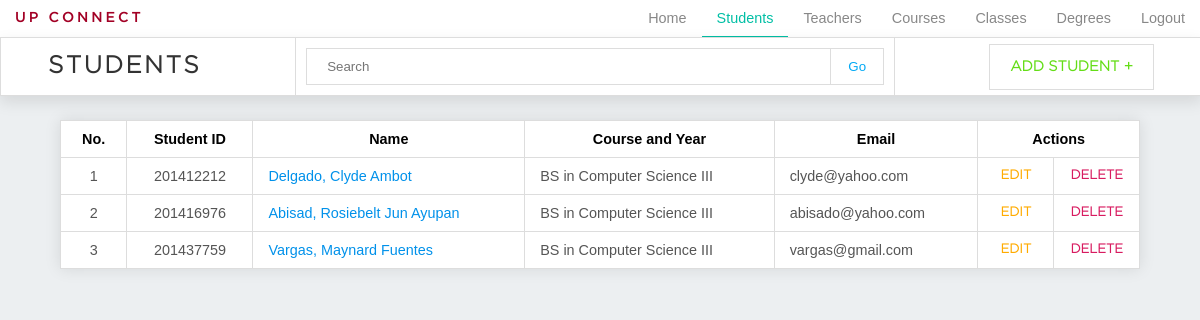
Before: /admin_students.php with the older database file.
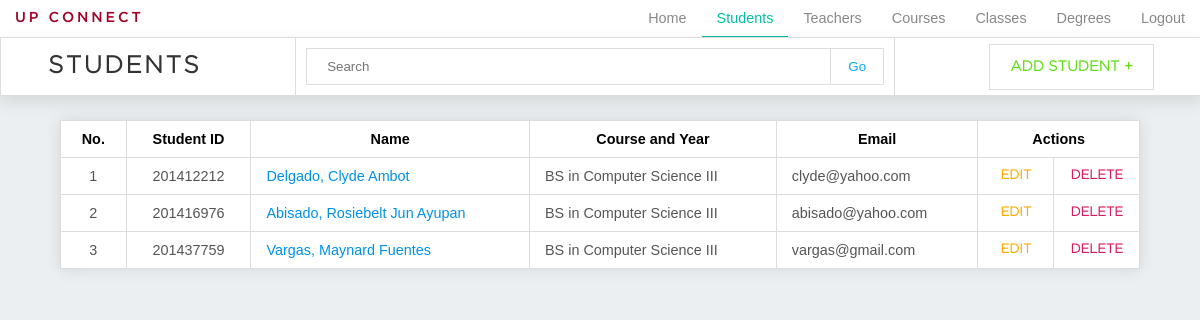
After: the same page with the newer database file.
### tables this page shows
CREATE TABLE `student` (
  `student_id` varchar(9) NOT NULL,
  `firstname` varchar(30) NOT NULL,
  `middlename` varchar(30) NOT NULL,
  `lastname` varchar(30) NOT NULL,
  `email` varchar(40) NOT NULL,
  `year_lvl` int(2) NOT NULL,
  `degree_id` int(11) NOT NULL,
  `password` varchar(100) NOT NULL
);

CREATE TABLE `degree` (
  `degree_id` int(11) NOT NULL,
  `degree_name` varchar(30) NOT NULL,
  `description` text NOT NULL
);

### admin_students.php (the view, shortened to what this page needs)
<!DOCTYPE html>
<html>
<head>
	<link rel="stylesheet" type="text/css" href="css/admin/general.css">
	<link rel="stylesheet" type="text/css" href="css/admin/navigation.css">
	<link rel="stylesheet" type="text/css" href="css/admin/search.css">
	<link rel="stylesheet" type="text/css" href="css/admin/table.css">
	<link rel="stylesheet" type="text/css" href="css/admin/modal_add.css">
</head>
<body>
	<?php
		require "connect.php";
		require "admin_nav.php";
	?>
	<div id="container">
		<header class="table-header">
			<a href="admin_students.php" class="current"><h1>Students</h1></a>
			<form action="admin_students" class="search" method="POST">
				<input type="text" name="keyword" placeholder="Search">
				<input type="submit" name="search" value="Go">
			</form>
			<a class="button add" id="add" href="admin_add_student.php">Add Student +</a>
		</header>
		<?php
			if (isset($_POST['search'])) {
				$keyword = $_POST['keyword'];
				$query = "SELECT * FROM student
						  NATURAL JOIN degree
						  WHERE firstname
						  LIKE '%$keyword%'
						  OR lastname
						  LIKE '%$keyword%'
						  OR middlename
						  LIKE '%$keyword%'
						  OR student_id
						  LIKE '%$keyword%'
						  OR email
						  LIKE '%$keyword%'
						  OR degree_name
						  LIKE '%$keyword%'";
			} else{
				$query = "SELECT * FROM student NATURAL JOIN degree";
			}
			$result = mysqli_query($dbconn, $query);
			$data = [];
			if(mysqli_affected_rows($dbconn)){
				while($row = mysqli_fetch_assoc($result)){
				$data[] = $row;
				}
			}
			if(count($data)>0){ ?>
				<table>
					<tr>
						<th>No.</th>
						<th>Student ID</th>
						<th>Name</th>
						<th>Course and Year</th>
						<th>Email</th>
						<th colspan="4">Actions</th>
					</tr>
				<?php
					$number = 1;
					foreach ($data as $value): ?>
					<tr>
						<td class="center"><?=$number;?></td>
						<td class="center"><?=$value['student_id']?></td>
						<td><a href="#" class="linkprofile"><?=$value['lastname'].", ".$value['firstname']." ".$value['middlename']?></a></td>
						<td><?=$value['degree_name']." "?>
							<?php
								if ($value['year_lvl']==1){
									echo "I";
								} else if ($value['year_lvl']==2){
									echo "II";
								} else if ($value['year_lvl']==3){
									echo "III";
								} else if ($value['year_lvl']==4){
									echo "IV";
								}
							?></td>
						<td><?=$value['email']?></td>
						<td class="button-container"><button class="button table edit" id="edit<?=$number?>" onclick="showeditmodal(<?=$value['student_id']?>)">Edit</button></td>
						<td class="button-container"><button class="button table delete" id="delete<?=$number?>" onclick="showdeletemodal(<?=$value['student_id']?>)">Delete</button></td>
					</tr>
				<?php
				$number++;
				endforeach;
				?>
				</table>
				<?php } else { ?>
					<h2 class="no-results">NO RESULTS</h2> <?php
				} ?>
	</div>
</body>
</html>

Changed rows visible on the page:
changed student "Rosiebelt Jun": lastname "Abisad" → "Abisado"
